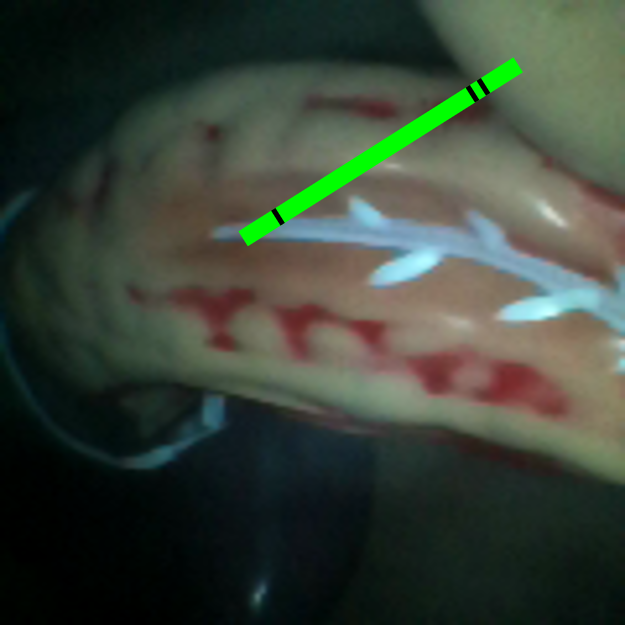
%> input picture BinocularUltrasoundImage/图片1l.png, 625 x 625 px
$ octave Untitled.m   (GNU Octave 9; MATLAB toolbox functions it lacks are replaced by stand-ins)
%> lines starting %> are read from the running program, lines starting %| are printed output that depends on the picture; in (x1, y1, x2, y2) boxes, pixels count from 0 and x2, y2 are one past the last pixel; in counts of white or black regions, pixels touching at a corner belong together; the program's own positions count from 1
### BinocularUltrasoundImage/probe.m
function [ igc ] = probe( img )
%PROBE 此处显示有关此函数的摘要
%   此处显示详细说明
    if(size(img,3)~=3)
        error('please input a RGB color image!');
        %exit;
    end
    imgR = img(:,:,1);
    imgG = img(:,:,2);
    imgB = img(:,:,3);
    igR = get255(imgR);
    igG = get255(imgG);
    igB = get255(imgB);
    igc = getcombine255(igG, igR, igB);
end

### BinocularUltrasoundImage/get255.m
function [ img ] = get255( img )
%GET255 此处显示有关此函数的摘要
%   此处显示详细说明
    [m n c] = size(img);
    if c ~= 1
        error('please input a gray image!');
    end
    for i=1:m
        for j=1:n
            if img(i,j)~=255
                img(i,j)=0;
            end
        end
    end
end

### BinocularUltrasoundImage/getcombine255.m
function [ imgsrc ] = getcombine255( imgsrc, img1, img2 )
%GETCOMBINE255 此处显示有关此函数的摘要
%   此处显示详细说明
    [m n c] = size(imgsrc);
    [m1 n1 c1] = size(img1);
    [m2 n2 c2] = size(img2);
    if c~=1 || c1~=1 || c2~=1
        error('please mark sure you input the gray image for each parameter!');
    end
    if m~=m1 || m~=m2 || m1~=m2
        error('please mark sure you input parameters have same size!');
    end
    for i=1:m
        for j=1:n
            if imgsrc(i,j)==255 && img1(i,j)~=255 && img2(i,j)~=255
                imgsrc(i,j)=255;
            else
                imgsrc(i,j)=0;
            end
        end
    end
end

### BinocularUltrasoundImage/getpoints.m
function [ xy ] = getpoints( img )
%GETPOINTS 此处显示有关此函数的摘要
%   此处显示详细说明
    [rows cols] = find(img==255);
    points = [rows cols];
    x1 = points(find(points(:,1)==min(rows)),:);
    x1 = x1(1,:);
    x2 = points(find(points(:,1)==max(rows)),:);
    x2 = x2(1,:);
    x3 = points(find(points(:,2)==min(cols)),:);
    x3 = x3(1,:);
    x4 = points(find(points(:,2)==max(cols)),:);
    x4 = x4(1,:);
    xy = [x1;x4;x2;x3;x1];

end

### BinocularUltrasoundImage/plex2camera.m
function [ return_coor onePlex ] = plex2camera( xyL, xyR, imgW, imgH )
%PLEX2CAMERA 此处显示有关此函数的摘要
%   此处显示详细说明
    ONEPLEX = 10.0/15.0;
    BASELINE = 6.0;
    FOCUS = 80.0;

    return_coor = zeros(size(xyL,1)-1, 4);
    u0 = 1.0*imgW/2;
    v0 = 1.0*imgH/2;

    for i=1:size(xyL,1)-1
        delta = ONEPLEX*(xyL(i,2)-xyR(i,2));
        return_coor(i,:) = [ONEPLEX*BASELINE*(xyL(i,1)-u0)/delta, ONEPLEX*BASELINE*(xyL(i,2)-v0)/delta, BASELINE*FOCUS/delta, 1];
    end
    onePlex = (return_coor(1,1)-return_coor(1,2))/(xyL(1,1)-xyL(1,2));

end

### BinocularUltrasoundImage/Untitled.m
clear all; close all; clc;
%% 参数配置
FOCUS = 80.0;
BASELINE = 6.0;
alpha = 0.2;
%% 读取、缩放图像
il = imread('图片1l.png');
%> il is the input picture: size 625x625x3 uint8; mean R, G, B 57, 67, 55.7
ir = imread('图片1r.png');
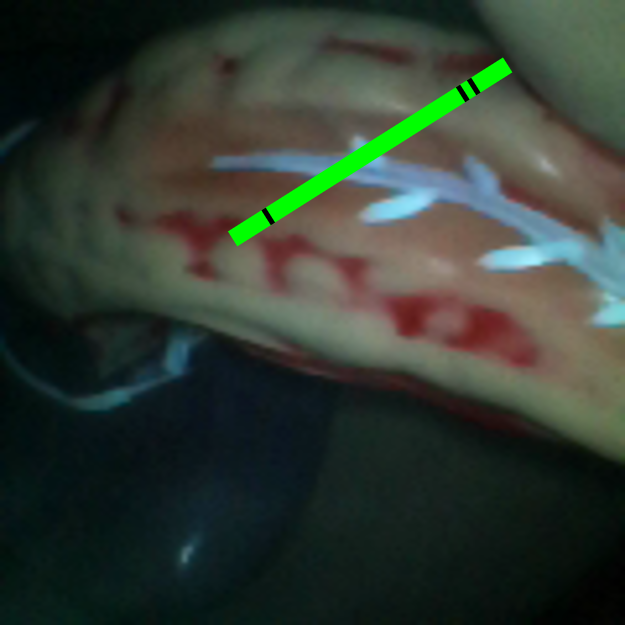
%> input picture BinocularUltrasoundImage/图片1r.png, 625 x 625 px
%> ir is the input picture: size 625x625x3 uint8; mean R, G, B 49.7, 59.5, 50.4
ics = imread('cs.png');
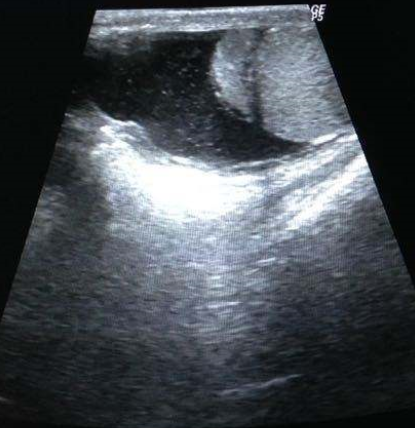
%> input picture BinocularUltrasoundImage/cs.png, 415 x 428 px
%> ics is the input picture: size 428x415x3 uint8; mean R, G, B 69.5, 75.1, 80.9
il = imresize(il, [400,400]);
%> il: size 400x400x3 uint8
ir = imresize(ir, [400,400]);
%> ir: size 400x400x3 uint8
ics = imresize(ics, [200, 200]);
%> ics: size 200x200x3 uint8
%% 确定探头位置
igL = probe(il);
%> after the loop in get255, `for i=1:m`: img: size 400x400 uint8; every value is 0
%> after the loop in get255 (call 2), `for i=1:m`:
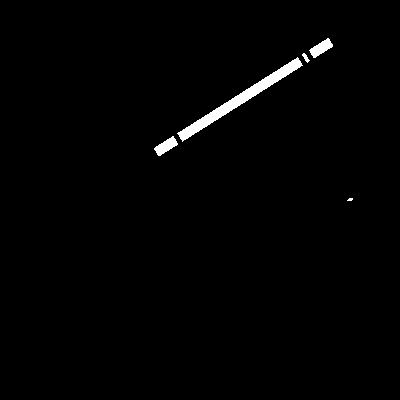
%> img: size 400x400 uint8; 1.2% white; 5 white regions (1 under 20 px), largest, box (x1, y1, x2, y2) and area: (177, 57, 303, 142) 1415, (309, 38, 333, 58) 232, (154, 136, 178, 156) 232, (302, 53, 310, 63) 36
%> after the loop in get255 (call 3), `for i=1:m`: img: size 400x400 uint8; 0.04% white; 3 white regions (2 under 20 px), largest, box (x1, y1, x2, y2) and area: (265, 164, 276, 170) 43
igR = probe(ir);
%> in probe (call 2), `imgB = img(:,:,3);`:
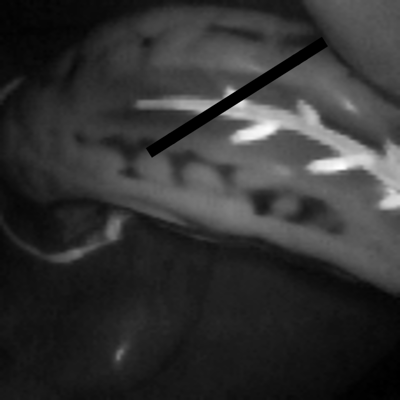
%> imgB: size 400x400 uint8; min 0, max 255, mean 50.4
%> after the loop in get255 (call 5), `for i=1:m`:
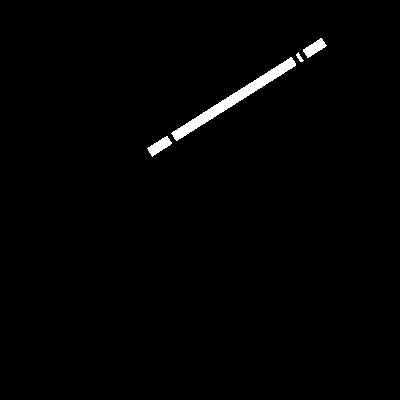
%> img: size 400x400 uint8; 1.2% white; 4 white regions, box (x1, y1, x2, y2) and area: (171, 57, 296, 141) 1416, (147, 136, 172, 157) 238, (303, 38, 327, 58) 226, (296, 52, 304, 62) 36
%> after the loop in get255 (call 6), `for i=1:m`: img: size 400x400 uint8; 0% white in thin lines or dots, all inside (x1, y1, x2, y2) = (338, 167, 343, 168)
xyL = getpoints(igL);
%> in getpoints, `[rows cols] = find(img==255);`: rows = 1915 values from 39 to 156; cols = 1915 values from 155 to 333
%> in getpoints, `points = [rows cols];`: points = 1915 rows, first 12: [149 155; 150 155; 148 156; 149 156; 150 156; 151 156; 147 157; 148 157; 149 157; 150 157; 151 157; 152 157]
%> in getpoints, `x1 = points(find(points(:,1)==min(rows)),:);`: x1 = [39 328; 39 329]
%> in getpoints, `x1 = x1(1,:);`: x1 = [39 328]
%> in getpoints, `x2 = points(find(points(:,1)==max(rows)),:);`: x2 = [156 159; 156 160; 156 161]
%> in getpoints, `x2 = x2(1,:);`: x2 = [156 159]
%> in getpoints, `x3 = points(find(points(:,2)==min(cols)),:);`: x3 = [149 155; 150 155]
%> in getpoints, `x3 = x3(1,:);`: x3 = [149 155]
%> in getpoints, `x4 = points(find(points(:,2)==max(cols)),:);`: x4 = [45 333; 46 333; 47 333]
%> in getpoints, `x4 = x4(1,:);`: x4 = [45 333]
%> in getpoints, `xy = [x1;x4;x2;x3;x1];`: xy = [39 328; 45 333; 156 159; 149 155; 39 328]
%> xyL = [39 328; 45 333; 156 159; 149 155; 39 328]
xyR = getpoints(igR);
%> in getpoints (call 2), `points = [rows cols];`: points = 1916 rows, first 12: [149 148; 148 149; 149 149; 150 149; 151 149; 148 150; 149 150; 150 150; 151 150; 152 150; 153 150; 147 151]
%> xyR = [39 321; 46 327; 157 153; 149 148; 39 321]
%% 计算超声平面方程
[coors3d onePlex] = plex2camera(xyL, xyR, size(il,1), size(il,2));
%> the loop in plex2camera, `for i=1:size(xyL,1)-1` made 4 passes
%> delta on passes 1 to 4: 4.67, 4, 4, 4.67
%> after the loop in plex2camera, `for i=1:size(xyL,1)-1`: return_coor = [-138 109.7 102.9 1; -155 133 120 1; -44 -41 120 1; -43.71 -38.57 102.9 1]
%> in plex2camera, `onePlex = (return_coor(1,1)-return_coor(1,2))/(xyL(1,1)-xyL(1,2));`: onePlex = 0.857
%> coors3d has the same summary as return_coor in plex2camera; onePlex = 0.857
[U S V] = svd(coors3d);
%> U = [-0.613 0.214 -0.526 -0.549; -0.71 0.272 0.451 0.467; -0.259 -0.705 0.483 -0.449; -0.23 -0.618 -0.535 0.528]; S = [328.8 0 0 0; 0 146.9 0 0; 0 0 6.45 0; 0 0 0 0.00297]; V = [0.657 -0.0937 0.748 -0.0178; -0.432 0.766 0.476 -0.0113; -0.617 -0.636 0.463 -0.00207; -0.00551 -0.00569 -0.0196 -1]
%% 计算超声融合矩阵
uv = zeros(size(ics));
for i = 1:size(ics,2)
    for j=1:size(ics,1)
        x = onePlex*i;
        y = onePlex*j;
        z = -(V(1,4)*x+V(2,4)*y+V(4,4))/V(3,4);
        uv(j,i,1) = abs(FOCUS*x/z);
        uv(j,i,2) = abs(FOCUS*(x-BASELINE)/z);
        uv(j,i,3) = abs(FOCUS*y/z);
    end
end
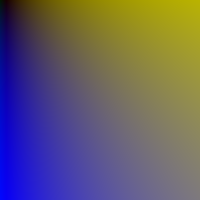
%> uv: size 200x200x3 double; mean R, G, B 3.79, 3.49, 4.03; drawn with min black and max white
%% 超声融合
start_x = xyL(1,1);
%> start_x = 39
start_y = xyL(1,2);
%> start_y = 328
dst_img = zeros(size(il));
for i=1:size(uv,1)
    for j=1:size(uv,2)
        u = round(uv(i,j,1) - uv(i,j,3) + start_x)<0;
        if u<=0
            u=1;
        end
        v = round(uv(i,j,1) + uv(i,j,3) + start_y);
        fprintf('u=%d, \tv=%d\n',u,v);
        dst_img(u,v,:) = ics(i,j,:);
    end
end
%> this loop made 200 passes
%> (printed output is left out)
subplot(221),imshow(il);
subplot(222),imshow(ics);
subplot(223),hold on,imshow(igR),plot(xyL(:,2),xyL(:,1)),plot(xyR(:,2),xyR(:,1)),hold off;
subplot(224),imshow(dst_img);
%> after `imshow(dst_img)`:
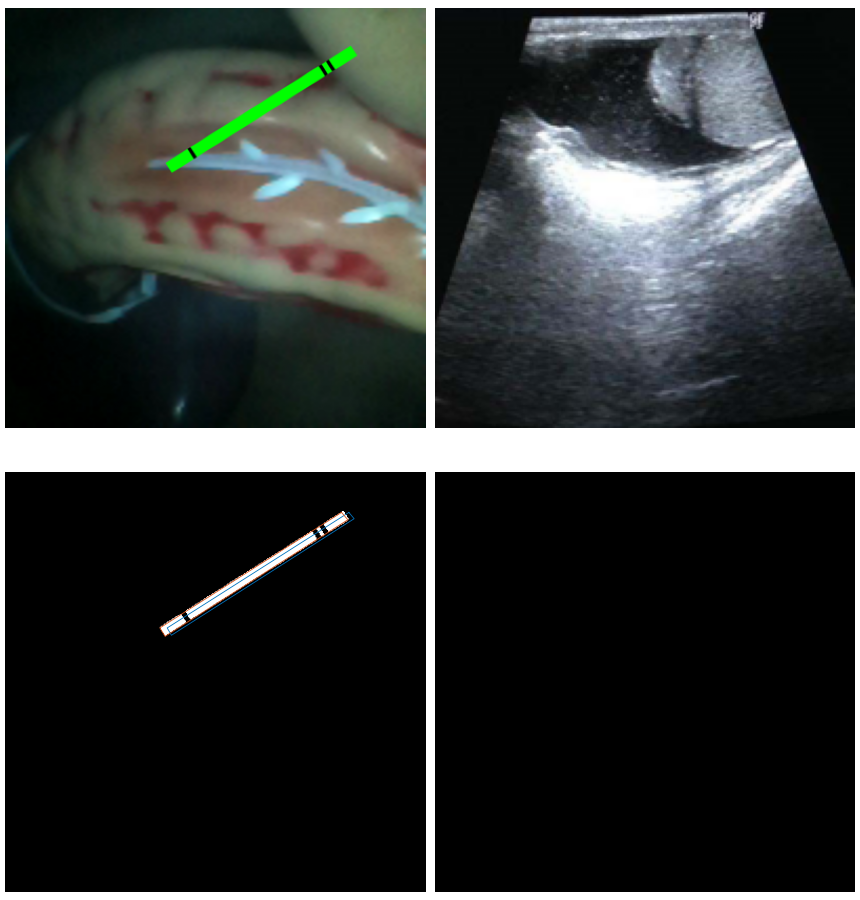
%> figure redrawn from the program's plot data, 4 panels
